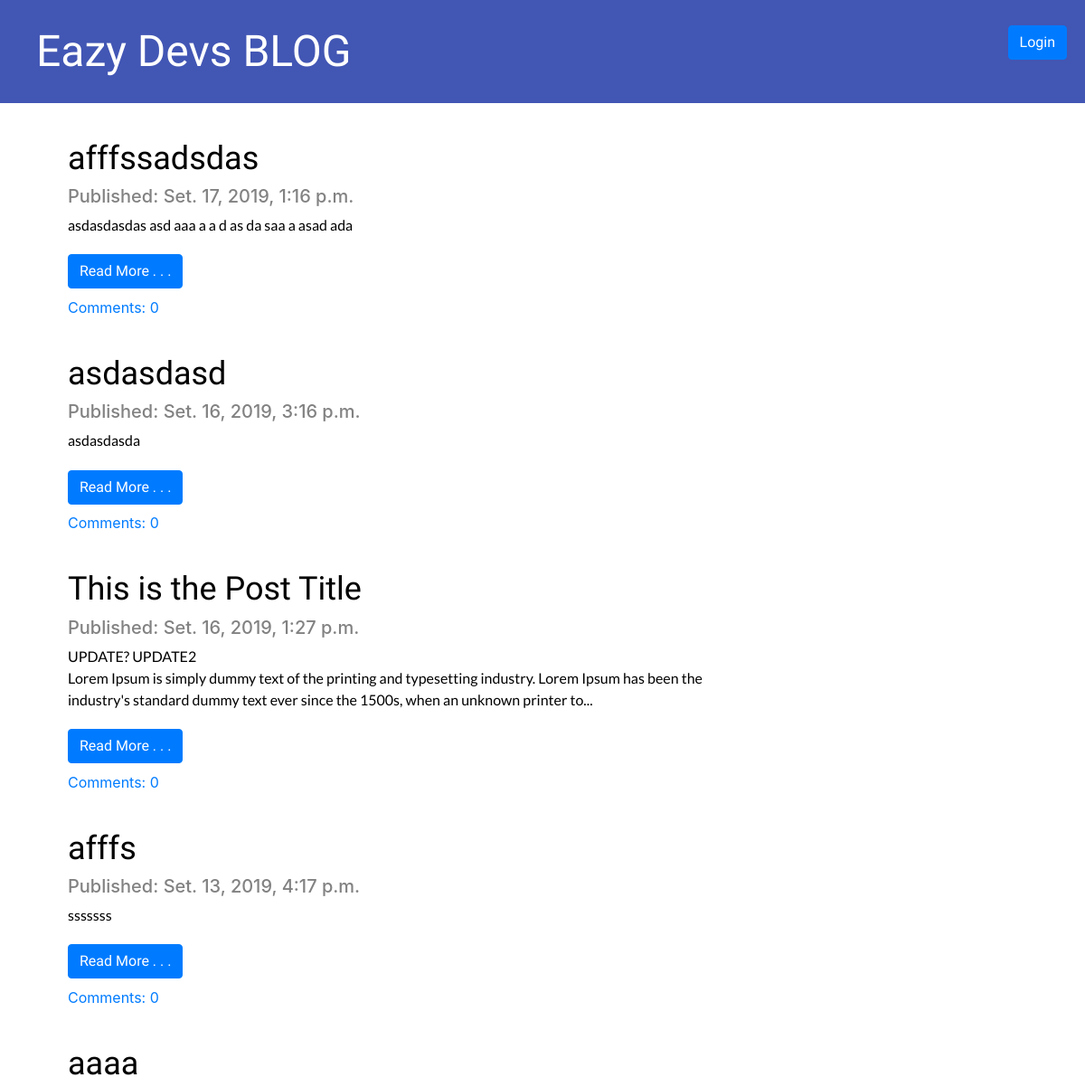
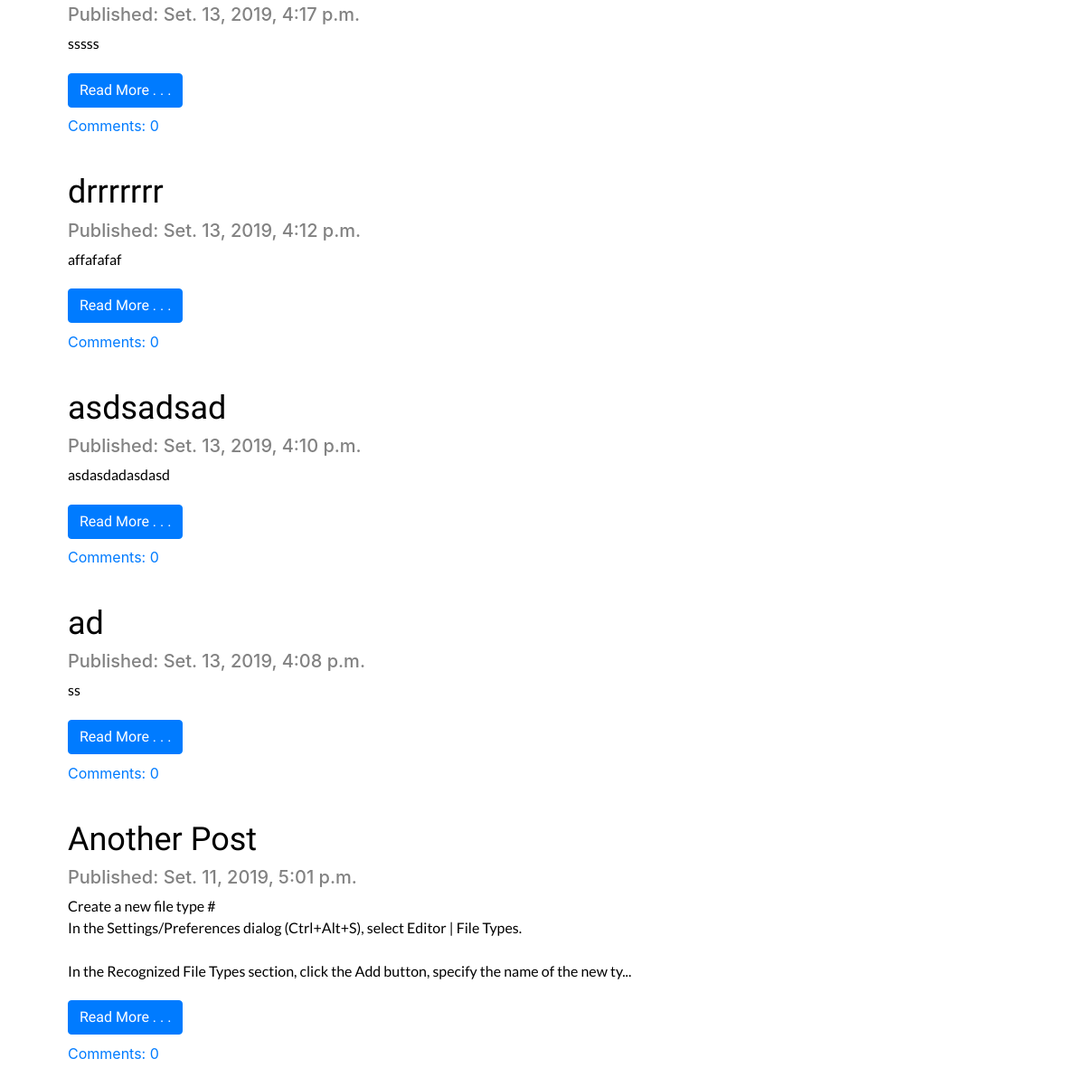
The app's page /, older data (2 pictures, top to bottom).
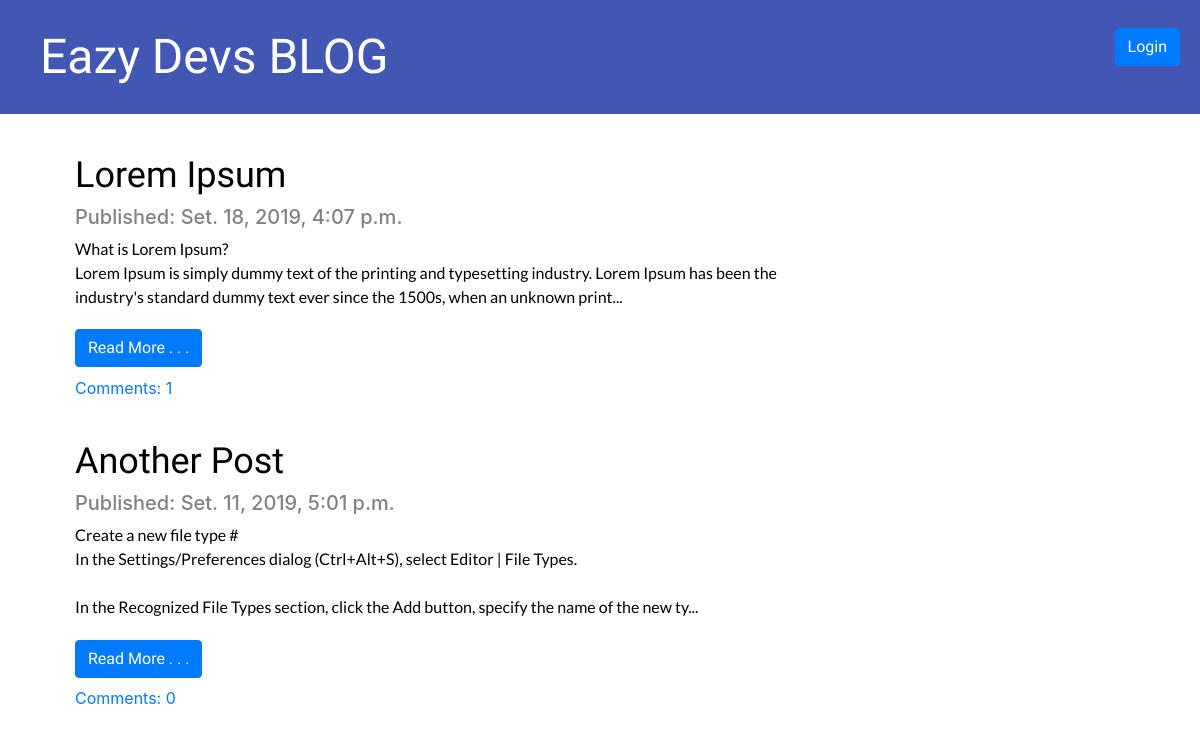
The same page, newer data.
### blog/models.py (models this page shows, shortened)
class Post(models.Model):
    author = models.ForeignKey('auth.User', on_delete=models.CASCADE)
    title = models.CharField(max_length=200)
    text = models.TextField()
    created_date = models.DateTimeField(default=timezone.now)
    published_date = models.DateTimeField(blank=True, null=True)
    def approved_comments(self):
        return self.comments.filter(approved=True)

### blog/views.py (the view)
# urls.py: path('', views.post_list, name='post_list'),
def post_list(request):
    posts = Post.objects.filter(published_date__lte=timezone.now()).order_by('-published_date')
    stuff_for_frontend = {'posts': posts}
    return render(request, 'blog/post_list.html',stuff_for_frontend)

### blog/templates/blog/post_list.html (shortened to what this page needs)
{% extends "blog/base.html" %}
{% block content %}
	{% for post in posts %}
		<div class="post">
			<h2><a href="{% url 'blog:post_detail' pk=post.pk %}">{{ post.title }}</a></h2>
			<div class="date">
				<h5>Published: {{ post.published_date }}</h5>
			</div>
			<div class="text-desc">
				<p>{{ post.text|truncatechars:200|linebreaksbr }}</p>
			</div>
			<h1><a href="{% url 'blog:post_detail' pk=post.pk %}" class="btn btn-primary">Read More . . .</button></a></h1>
			<a href="{% url 'blog:post_detail' pk=post.pk %}">Comments: {{ post.approved_comments.count}}</button></a>
		</div>
	{% endfor %}
{% endblock %}

Row changes from the older to the newer data that the page shows:
removed Post: title "afffssadsdas", published_date "Set. 17, 2019, 1:16 p.m.", text "asdasdasdas asd aaa a a d as da saa a asad ada", approved_comments.count "0"
removed Post: title "asdasdasd", published_date "Set. 16, 2019, 3:16 p.m.", text "asdasdasda", approved_comments.count "0"
removed Post: title "This is the Post Title", published_date "Set. 16, 2019, 1:27 p.m.", text "UPDATE? UPDATE2 Lorem Ipsum is simply dummy text of the printing and typesetting industry. Lorem Ipsum has been the industry's standard dummy text ever since the 1500s, when an unknown printer to...", approved_comments.count "0"
removed Post: title "afffs", published_date "Set. 13, 2019, 4:17 p.m.", text "sssssss", approved_comments.count "0"
removed Post: title "aaaa", published_date "Set. 13, 2019, 4:17 p.m.", text "sssss", approved_comments.count "0"
removed Post: title "drrrrrrr", published_date "Set. 13, 2019, 4:12 p.m.", text "affafafaf", approved_comments.count "0"
removed Post: title "asdsadsad", published_date "Set. 13, 2019, 4:10 p.m.", text "asdasdadasdasd", approved_comments.count "0"
removed Post: title "ad", published_date "Set. 13, 2019, 4:08 p.m.", text "ss", approved_comments.count "0"
added Post: title "Lorem Ipsum", published_date "Set. 18, 2019, 4:07 p.m.", text "What is Lorem Ipsum? Lorem Ipsum is simply dummy text of the printing and typesetting industry. Lorem Ipsum has been the industry's standard dummy text ever since the 1500s, when an unknown print...", approved_comments.count "1"
